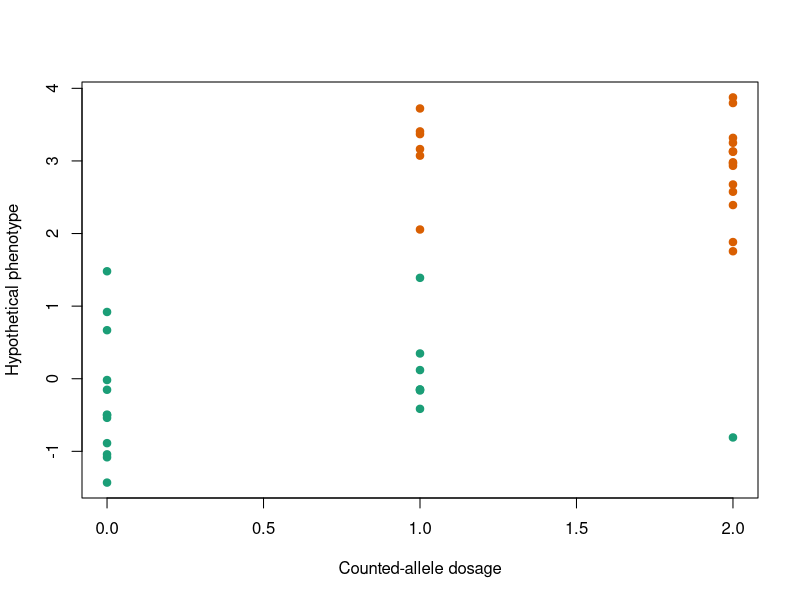

R code for this plot:
## ---- chunk 1
set.seed(1301)
ancestry <- rep(c(0,1),each=20)
g <- rbinom(40,2,ifelse(ancestry==0,.2,.8))
y <- 3*ancestry+rnorm(40)
unadjusted <- lm(y~g)
adjusted <- lm(y~g+ancestry)
c(unadjusted_marker=coef(unadjusted)["g"],adjusted_marker=coef(adjusted)["g"])
stopifnot(qr(model.matrix(adjusted))$rank==3)
plot(g,y,col=ifelse(ancestry==0,"#1b9e77","#d95f02"),pch=19,
 xlab="Counted-allele dosage",ylab="Hypothetical phenotype")
